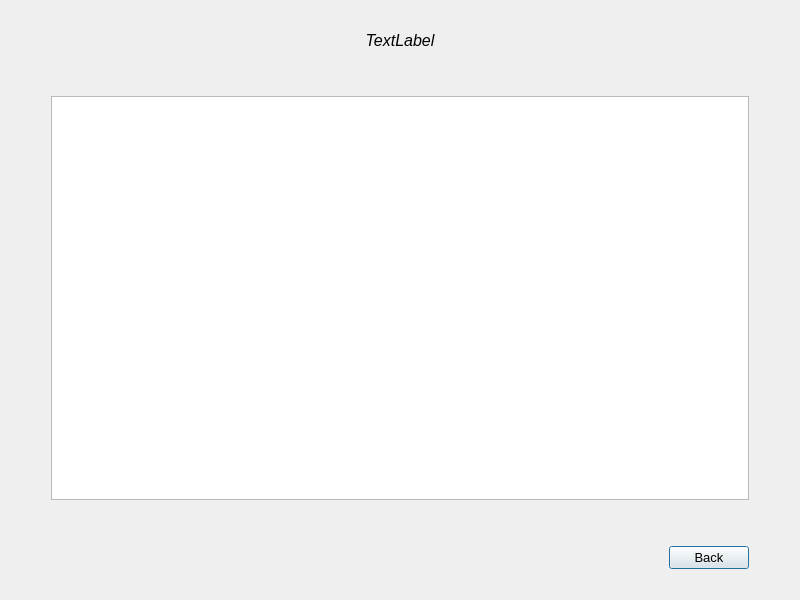
<?xml version="1.0" encoding="UTF-8"?>
<ui version="4.0">
 <class>reviewview</class>
 <widget class="QDialog" name="reviewview">
  <property name="geometry">
   <rect>
    <x>0</x>
    <y>0</y>
    <width>800</width>
    <height>600</height>
   </rect>
  </property>
  <property name="minimumSize">
   <size>
    <width>800</width>
    <height>600</height>
   </size>
  </property>
  <property name="maximumSize">
   <size>
    <width>800</width>
    <height>600</height>
   </size>
  </property>
  <property name="windowTitle">
   <string>Dialog</string>
  </property>
  <layout class="QVBoxLayout" name="verticalLayout_2">
   <item>
    <spacer name="verticalSpacer_2">
     <property name="orientation">
      <enum>Qt::Vertical</enum>
     </property>
     <property name="sizeType">
      <enum>QSizePolicy::Fixed</enum>
     </property>
     <property name="sizeHint" stdset="0">
      <size>
       <width>20</width>
       <height>20</height>
      </size>
     </property>
    </spacer>
   </item>
   <item>
    <layout class="QHBoxLayout" name="horizontalLayout_2">
     <item>
      <spacer name="horizontalSpacer_4">
       <property name="orientation">
        <enum>Qt::Horizontal</enum>
       </property>
       <property name="sizeType">
        <enum>QSizePolicy::Fixed</enum>
       </property>
       <property name="sizeHint" stdset="0">
        <size>
         <width>40</width>
         <height>20</height>
        </size>
       </property>
      </spacer>
     </item>
     <item>
      <layout class="QVBoxLayout" name="verticalLayout">
       <item>
        <widget class="QLabel" name="title">
         <property name="font">
          <font>
           <pointsize>12</pointsize>
           <italic>true</italic>
          </font>
         </property>
         <property name="text">
          <string>TextLabel</string>
         </property>
         <property name="alignment">
          <set>Qt::AlignCenter</set>
         </property>
        </widget>
       </item>
       <item>
        <spacer name="verticalSpacer">
         <property name="orientation">
          <enum>Qt::Vertical</enum>
         </property>
         <property name="sizeType">
          <enum>QSizePolicy::Fixed</enum>
         </property>
         <property name="sizeHint" stdset="0">
          <size>
           <width>20</width>
           <height>40</height>
          </size>
         </property>
        </spacer>
       </item>
       <item>
        <widget class="QTextBrowser" name="description"/>
       </item>
       <item>
        <spacer name="horizontalSpacer">
         <property name="orientation">
          <enum>Qt::Horizontal</enum>
         </property>
         <property name="sizeHint" stdset="0">
          <size>
           <width>40</width>
           <height>40</height>
          </size>
         </property>
        </spacer>
       </item>
       <item>
        <layout class="QHBoxLayout" name="horizontalLayout">
         <item>
          <spacer name="horizontalSpacer_5">
           <property name="orientation">
            <enum>Qt::Horizontal</enum>
           </property>
           <property name="sizeHint" stdset="0">
            <size>
             <width>40</width>
             <height>20</height>
            </size>
           </property>
          </spacer>
         </item>
         <item>
          <widget class="QPushButton" name="closeButton">
           <property name="sizePolicy">
            <sizepolicy hsizetype="Fixed" vsizetype="Fixed">
             <horstretch>0</horstretch>
             <verstretch>0</verstretch>
            </sizepolicy>
           </property>
           <property name="font">
            <font>
             <pointsize>10</pointsize>
            </font>
           </property>
           <property name="text">
            <string>Back</string>
           </property>
          </widget>
         </item>
        </layout>
       </item>
      </layout>
     </item>
     <item>
      <spacer name="horizontalSpacer_3">
       <property name="orientation">
        <enum>Qt::Horizontal</enum>
       </property>
       <property name="sizeType">
        <enum>QSizePolicy::Fixed</enum>
       </property>
       <property name="sizeHint" stdset="0">
        <size>
         <width>40</width>
         <height>20</height>
        </size>
       </property>
      </spacer>
     </item>
    </layout>
   </item>
   <item>
    <spacer name="horizontalSpacer_2">
     <property name="orientation">
      <enum>Qt::Horizontal</enum>
     </property>
     <property name="sizeHint" stdset="0">
      <size>
       <width>40</width>
       <height>20</height>
      </size>
     </property>
    </spacer>
   </item>
  </layout>
 </widget>
 <resources/>
 <connections/>
</ui>
